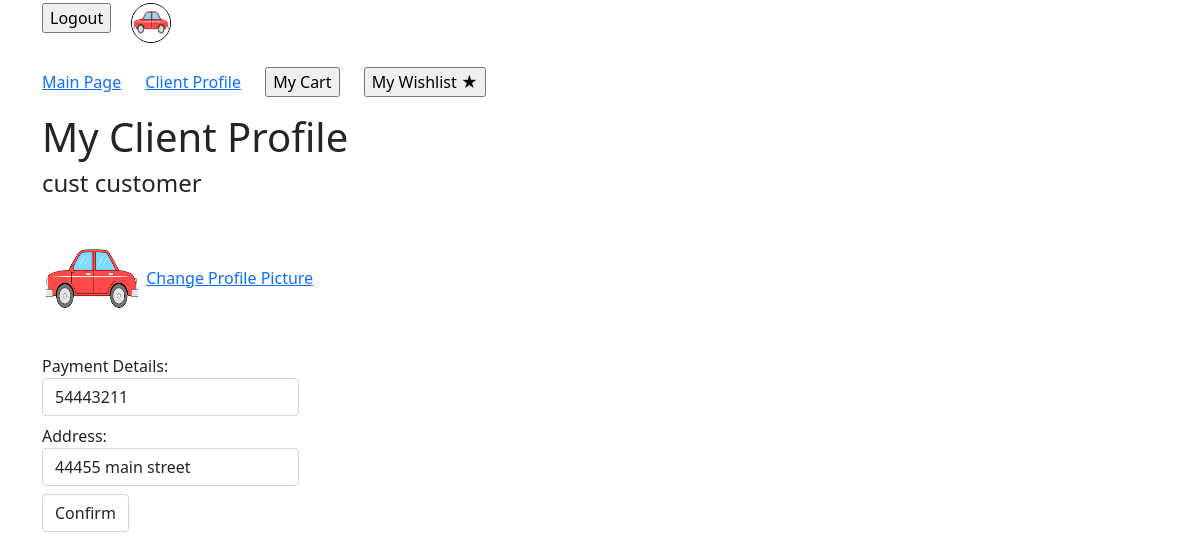
The app's page /Client/index (signed in) with its own data.
### tables this page shows
CREATE TABLE `user` (
  `user_id` int(11) NOT NULL,
  `username` varchar(50) NOT NULL,
  `password_hash` varchar(100) NOT NULL,
  `first_name` varchar(50) NOT NULL,
  `last_name` varchar(50) NOT NULL,
  `role` varchar(10) NOT NULL
);

CREATE TABLE `client` (
  `client_id` int(11) NOT NULL,
  `payment_details` varchar(50) NOT NULL,
  `address` varchar(100) NOT NULL,
  `picture` varchar(50) NOT NULL DEFAULT 'default.jpg',
  `user_id` int(11) NOT NULL
);

### app/core/App.php (called while the page is built, shortened)
<?php
	class App{
		private $method = 'index';
		public function __construct(){
			$url = self::parseUrl();
			if(isset($url[0])){
				unset($url[0]);
			}
			$this->controller = new $this->controller;
			if(isset($url[1])){
				if(method_exists($this->controller, $url[1])){
					$this->method = $url[1];
				}
				unset($url[1]);
			}
			$this->params = $url ? array_values($url) : [];
			call_user_func_array([$this->controller, $this->method], $this->params);
		}
		private static function parseUrl(){
			if(isset($_GET['url'])){
				return explode('/',
					filter_var(
						rtrim($_GET['url'], '/'),
						FILTER_SANITIZE_URL)
				);
			}
		}
	}

### index.php (called while the page is built, shortened)
<?php
	new \app\core\App();

### app/models/User.php (called while the page is built, shortened)
<?php
class User extends \app\core\Model{
	function get($username){
		$SQL = 'SELECT * FROM user WHERE username=:username';
		$STMT = self::$_connection->prepare($SQL);
		$STMT->execute(['username'=>$username]);
		$STMT->setFetchMode(\PDO::FETCH_CLASS,"app\models\User");
		return $STMT->fetch();
	}
}

### app/core/DBConnection.php (called while the page is built, shortened)
<?php
class DBConnection{
	static $connection = null;
	private function __construct(){
		if(self::$connection == null){
			$host = 'localhost';
			$DBname = 'project';
			$user = 'root';
			$password = '';
			self::$connection = new \PDO("mysql:host=$host;dbname=$DBname",$user, $password);
		}
	}
	public static function getInstance(){
		return self::$connection;
	}
}

### app/models/Client.php (called while the page is built, shortened)
<?php
class Client extends \app\core\Model{
	function get($user_id){
		$SQL = 'SELECT * FROM client WHERE user_id=:user_id';
		$STMT = self::$_connection->prepare($SQL);
		$STMT->execute(['user_id'=>$user_id]);
		$STMT->setFetchMode(\PDO::FETCH_CLASS,"app\models\Client");
		return $STMT->fetch();
	}
}

### app/views/Client/index.php (the view, shortened to what this page needs)
<html>
<head>
<link href="https://cdn.jsdelivr.net/npm/bootstrap@5.1.3/dist/css/bootstrap.min.css" rel="stylesheet">
</head>
<body>
	<div class='container' style='margin-top: 3px;'>
		<h1>My Client Profile</h1>
		<h4><?=$data['user']->first_name ." ". $data['user']->last_name?></h4><br>
		<img src='/pictures/<?=$data['client']->picture ?>' height='100' width='100'/>
		<a href='/Client/addProfilePic/<?=$data['client']->client_id?>'>Change Profile Picture</a><br><br>
		<form action='' method='post'>
			<label class='form-label'>Payment Details:<input  name="payment_details"  value="<?=$data['client']->payment_details?>"type="text" class='form-control'/></label><br>
			<label class='form-label'>Address:<input  name="address" type="text" value="<?=$data['client']->address?>" class='form-control'/></label><br>
			<label><input type="submit" name='action' value='Confirm' class='form-control' /></label>
		</form>
	</div>
</body>
</html>

### records on screen
user: first_name "cust", last_name "customer"
client: picture (picture), payment_details "54443211", address "44455 main street"
